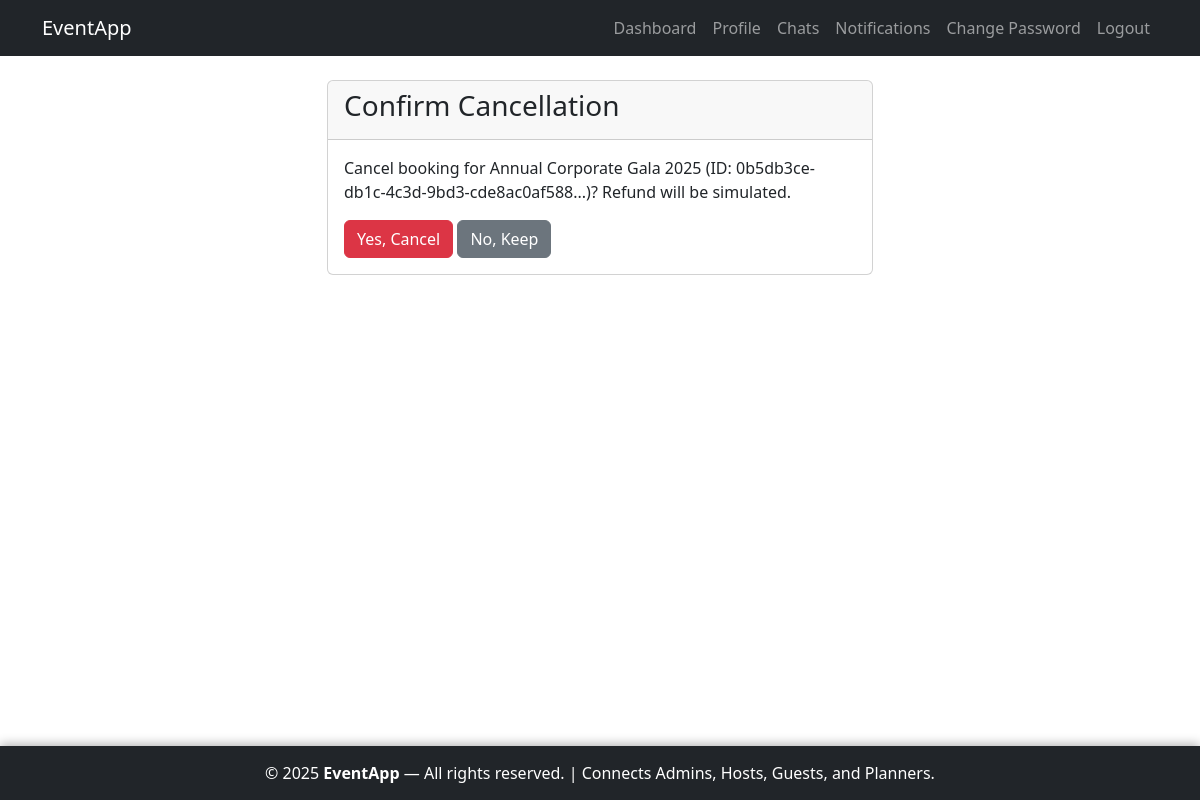
Page /guest/bookings/1/cancel/ (signed in) on the committed database.
### guest/models.py (models this page shows, shortened)
class Booking(models.Model):
    STATUS_CHOICES = [
        ('confirmed', 'Confirmed'),
        ('cancelled', 'Cancelled'),
    ]
    guest = models.ForeignKey(
        settings.AUTH_USER_MODEL,
        on_delete=models.CASCADE,
        related_name='bookings'
    )
    event = models.ForeignKey(
        'host.Event',
        on_delete=models.CASCADE,
        related_name='bookings'
    )
    booking_id = models.UUIDField(default=uuid.uuid4, editable=False, unique=True)
    ticket_quantity = models.PositiveIntegerField(default=1)
    total_amount = models.DecimalField(max_digits=10, decimal_places=2)
    status = models.CharField(max_length=10, choices=STATUS_CHOICES, default='confirmed')
    qrcode = models.ImageField(upload_to='qrcodes/', blank=True, null=True)
    created_at = models.DateTimeField(auto_now_add=True)
    is_used = models.BooleanField(default=False)
    scanned_at = models.DateTimeField(null=True, blank=True)
    class Meta:
        ordering = ['-created_at']

### host/models.py (models this page shows, shortened)
class Event(models.Model):
    NEEDS_CHOICES = [
        ('catering', 'Catering'),
        ('decorations', 'Decorations'),
        ('photography', 'Photography'),
        ('music', 'Music/DJ'),
        ('venue', 'Venue Setup'),
        ('other', 'Other'),
    ]
    host = models.ForeignKey(settings.AUTH_USER_MODEL, on_delete=models.CASCADE, related_name='events')
    name = models.CharField(max_length=255)
    start_date = models.DateTimeField()
    end_date = models.DateTimeField()
    budget = models.DecimalField(max_digits=10, decimal_places=2)
    guest_count = models.PositiveIntegerField()
    needs = models.CharField(max_length=255, blank=True)
    banner = models.ImageField(upload_to='events/', blank=True, null=True)
    venue_details = models.TextField(blank=True)
    created_at = models.DateTimeField(auto_now_add=True)
    updated_at = models.DateTimeField(auto_now=True)
    class Meta:
        ordering = ['-created_at']

### guest/views.py (the view)
# urls.py: path('bookings/<int:pk>/cancel/', views.cancel_booking, name='cancel_booking'),
def cancel_booking(request, pk):
    booking = get_object_or_404(Booking, pk=pk, guest=request.user, status='confirmed')
    if request.method == 'POST':
        booking.status = 'cancelled'
        booking.save()
        messages.success(request, 'Booking cancelled. Refund processed (simulated).')
        return redirect('guest:booking_list')
    return render(request, 'guest/booking_confirm_cancel.html', {'booking': booking})

### guest/templates/guest/booking_confirm_cancel.html (shortened to what this page needs)
{% extends 'accounts/base.html' %}
{% block content %}
<div class="row justify-content-center">
    <div class="col-md-6">
        <div class="card">
            <div class="card-header">
                <h3>Confirm Cancellation</h3>
            </div>
            <div class="card-body">
                <p>Cancel booking for {{ booking.event.name }} (ID: {{ booking.booking_id|slice:":8" }}...)? Refund will be simulated.</p>
                <form method="post">
                    <button type="submit" class="btn btn-danger">Yes, Cancel</button>
                    <a href="{% url 'guest:booking_list' %}" class="btn btn-secondary">No, Keep</a>
                </form>
            </div>
        </div>
    </div>
</div>
{% endblock %}

### accounts/templates/accounts/base.html (style rules this page uses)
html, body { height: 100%; margin: 0; }
body { display: flex; flex-direction: column; min-height: 100vh; }

### rows in the picture
Booking: event.name "Annual Corporate Gala 2025", booking_id "0b5db3ce-db1c-4c3d-9bd3-cde8ac0af588"
